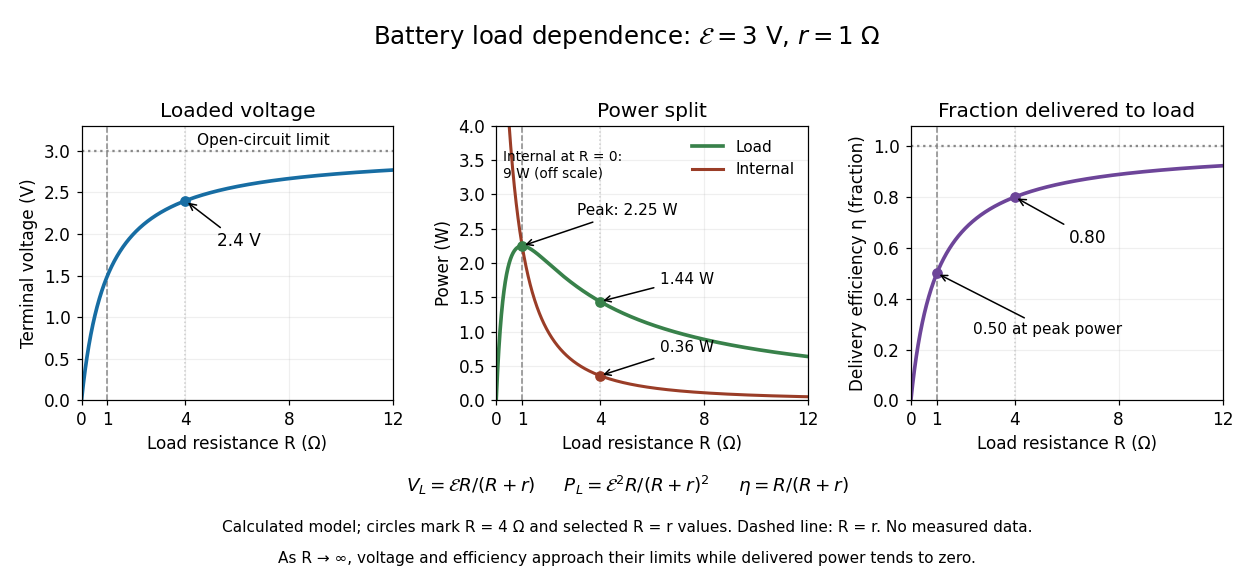

This figure's Python source:
"""Original constant-emf/internal-resistance predictions, not measured battery data.

Python 3.14; numpy 2.3.5, matplotlib 3.10.7. Run from _media to write PNG to CWD.
"""
from pathlib import Path

import matplotlib.pyplot as plt
import numpy as np


def main():
    emf, r = 3.0, 1.0
    load = np.linspace(0.0, 12.0, 1201)
    current = emf / (load + r)
    voltage = current * load
    power = current**2 * load
    internal = current**2 * r
    efficiency = load / (load + r)
    plt.rcParams.update({"font.size": 11, "font.family": "DejaVu Sans"})
    fig, axes = plt.subplots(1, 3, figsize=(11.4, 5.2), facecolor="white")
    fig.subplots_adjust(left=0.065, right=0.975, bottom=0.30, top=0.78, wspace=0.33)
    fig.suptitle("Battery load dependence: $\\mathcal{E}=3$ V, $r=1$ Ω", fontsize=16, y=0.96)
    for ax in axes:
        ax.axvline(1, color="#888888", ls="--", lw=1)
        ax.axvline(4, color="#cccccc", ls=":", lw=1)
        ax.set_xlim(0, 12)
        ax.set_xlabel("Load resistance R (Ω)")
        ax.set_xticks([0, 1, 4, 8, 12])
        ax.grid(alpha=0.2)
    axes[0].plot(load, voltage, color="#176da3", lw=2.4)
    axes[0].axhline(emf, color="#888888", ls=":")
    axes[0].set_ylim(0, 3.3)
    axes[0].set_ylabel("Terminal voltage (V)")
    axes[0].set_title("Loaded voltage")
    axes[0].plot(4, 2.4, "o", color="#176da3")
    axes[0].annotate("2.4 V", (4, 2.4), xytext=(5.2, 1.85), arrowprops={"arrowstyle": "->"})
    axes[0].text(7, 3.07, "Open-circuit limit", fontsize=10, ha="center")
    axes[1].plot(load, power, label="Load", color="#38814a", lw=2.4)
    axes[1].plot(load, internal, label="Internal", color="#9a3d27", lw=2)
    axes[1].set_ylim(0, 4.0)
    axes[1].set_ylabel("Power (W)")
    axes[1].set_title("Power split")
    axes[1].plot([1, 4], [2.25, 1.44], "o", color="#38814a")
    axes[1].plot(4, 0.36, "o", color="#9a3d27")
    axes[1].annotate("Peak: 2.25 W", (1, 2.25), xytext=(3.1, 2.7), fontsize=10,
                     arrowprops={"arrowstyle": "->"})
    axes[1].annotate("1.44 W", (4, 1.44), xytext=(6.3, 1.7), fontsize=10,
                     arrowprops={"arrowstyle": "->"})
    axes[1].annotate("0.36 W", (4, 0.36), xytext=(6.3, 0.7), fontsize=10,
                     arrowprops={"arrowstyle": "->"})
    axes[1].legend(loc="upper right", frameon=False, fontsize=10)
    axes[1].text(0.25, 3.65, "Internal at R = 0:\n9 W (off scale)", fontsize=9, va="top")
    axes[2].plot(load, efficiency, color="#6d4599", lw=2.4)
    axes[2].set_ylim(0, 1.08)
    axes[2].set_ylabel("Delivery efficiency η (fraction)")
    axes[2].set_title("Fraction delivered to load")
    axes[2].axhline(1, color="#888888", ls=":")
    axes[2].plot([1, 4], [0.5, 0.8], "o", color="#6d4599")
    axes[2].annotate("0.80", (4, 0.8), xytext=(6.1, 0.62), arrowprops={"arrowstyle": "->"})
    axes[2].annotate("0.50 at peak power", (1, 0.5), xytext=(2.4, 0.26), fontsize=10,
                     arrowprops={"arrowstyle": "->"})
    fig.text(0.5, 0.14, "$V_L=\\mathcal{E}R/(R+r)$     $P_L=\\mathcal{E}^2R/(R+r)^2$     $\\eta=R/(R+r)$",
             ha="center", fontsize=12)
    fig.text(0.5, 0.07, "Calculated model; circles mark R = 4 Ω and selected R = r values. Dashed line: R = r. No measured data.",
             ha="center", fontsize=10)
    fig.text(0.5, 0.015, "As R → ∞, voltage and efficiency approach their limits while delivered power tends to zero.",
             ha="center", fontsize=10)
    fig.savefig(Path.cwd() / (Path(__file__).stem + ".png"), dpi=110, facecolor="white", transparent=False)
    plt.close(fig)


if __name__ == "__main__":
    main()
